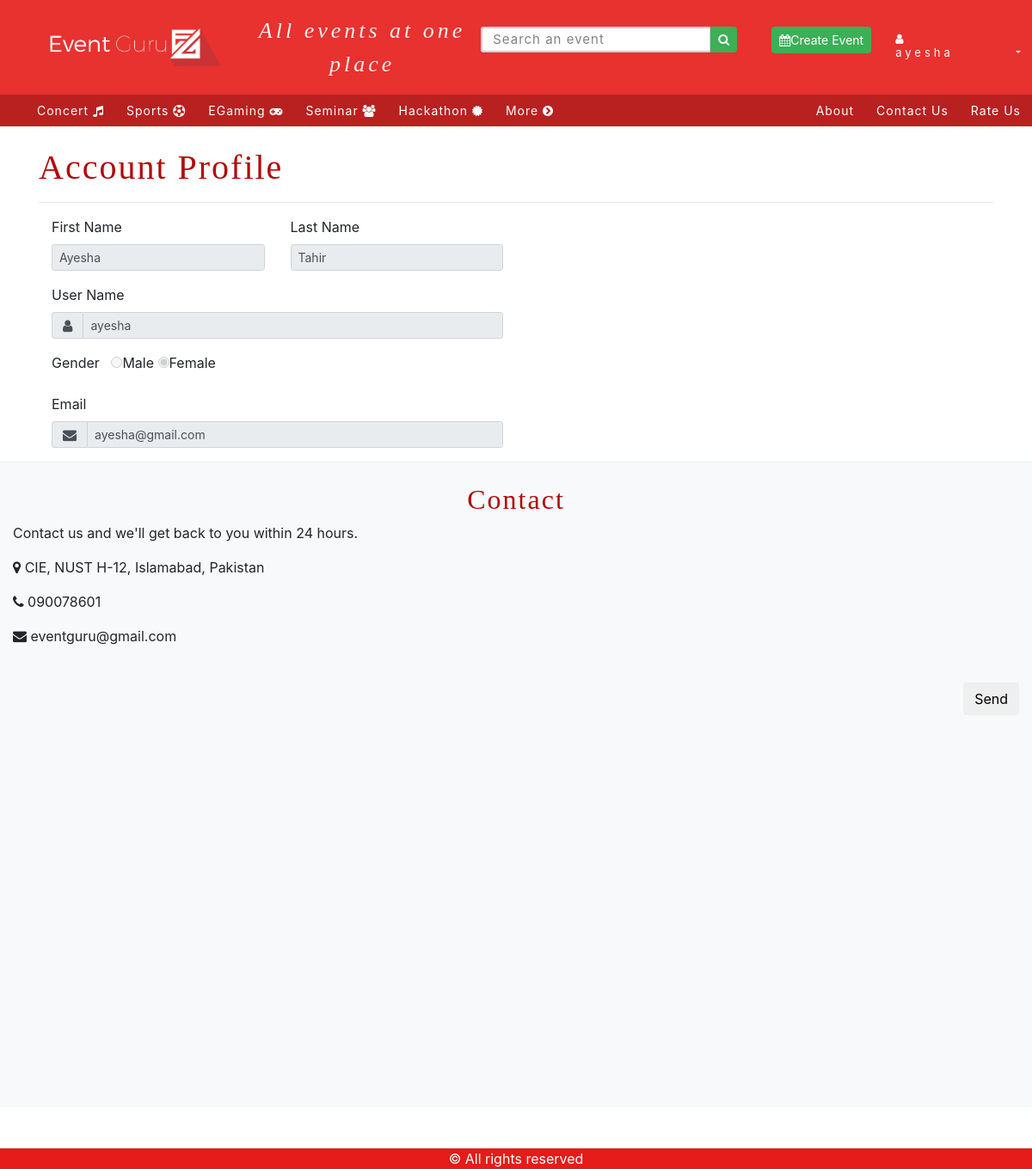
/profile.php (signed in), run on the app's committed database.
### tables this page shows
CREATE TABLE IF NOT EXISTS `Accounts` (
  `UserName` varchar(20) NOT NULL,
  `Password` varchar(255) NOT NULL,
  `FirstName` varchar(20) NOT NULL,
  `LastName` varchar(20) NOT NULL,
  `Gender` varchar(6) NOT NULL,
  `Email` varchar(40) NOT NULL,
  `IsAdmin` tinyint(1) NOT NULL DEFAULT '0',
  PRIMARY KEY (`UserName`)
);

### profile.php (the view, shortened to what this page needs)
<html>
<head>
    <link rel="stylesheet" href="bootstrap4/css/bootstrap.min.css" />
	<link rel="stylesheet" type="text/css" href="https://cdnjs.cloudflare.com/ajax/libs/font-awesome/4.7.0/css/font-awesome.min.css"/>
    <link rel="stylesheet" type="text/css" href="plugins/rateit.js-master/scripts/rateit.css"/>
	<link rel="stylesheet" type="text/css" href="css/profile.css"/>
</head>
<body>
	<?php
		$servername='localhost';
		$username='admin1';
		$password='admin1';
		$database='ravens_eventgru';
		$conn= mysqli_connect($servername,$username,$password,$database);
		$query="SELECT * FROM Accounts WHERE UserName = '".$_SESSION['username']."'";
		if($result=mysqli_query($conn,$query))
		{
			if(mysqli_num_rows($result)>0)
			{
			    $row=mysqli_fetch_assoc($result);
			    $username=$row["UserName"];
      			$Fname=$row["FirstName"];
      			$Lname=$row["LastName"];
      			$gender=$row["Gender"];
      			$email=$row["Email"];
	    	}
	    }
	?>
	<?php include "header.php"; ?>
	<div class="container">
		<br>
		<h1>Account Profile</h1>
		<hr>
		<div class="profile col-xs-12 col-md-6">
			<div class="row">
		        <div class="col-sm-12 col-md-6 form-group">
		        	<label for="sign-firstname">First Name</label>
		            <input class="form-control form-control-sm" id="sign-firstname" name="sign-firstname" placeholder="First Name" type="text" pattern="[a-zA-Z ']*" maxlength="30" value=<?php echo "'".$Fname."'"?> disabled required>
			    </div>
			    <div class="col-sm-12 col-md-6 form-group">
			    	<label for="sign-lastname">Last Name</label>
		            <input class="form-control form-control-sm" id="sign-lastname" name="sign-lastname" placeholder="Last Name" type="text" pattern="[a-zA-Z ']*" maxlength="30" value=<?php echo "'".$Lname."'"?> disabled required>
			    </div>
			</div>
			<div class="row">
				<div class="col-sm-12 form-group">
		        	<label for="sign-username">User Name</label>
		        	<div class="input-group">
					    <span class="input-group-addon"><i class="fa fa-user"></i></span>
					    <input class="form-control form-control-sm" id="sign-username" name="sign-username" placeholder="UserName (Letters, digits, hyphens, underscores allowed)" type="text" pattern="[a-zA-Z0-9-_]*" maxlength="30" required disabled value=<?php echo "'".$username."'"?><br/>
					</div>
				</div>
			</div>
			<div class="row">
			    <div class="col-sm-12 form-group">
			    	Gender&nbsp;&nbsp;
			    	<label class="radio-inline"><input type="radio" name="sign-gender" value="Male"  <?php if($gender=="Male") echo "checked"?> disabled required>Male</label>
					<label class="radio-inline"><input type="radio" name="sign-gender" value="Female" <?php if($gender=="Female") echo "checked"?> disabled>Female</label>
			    </div>
			</div>
			<div class="row">
			    <div class="col-sm-12 form-group">
			    	<label for="sign-email">Email</label>
			    	<div class="input-group">
					    <span class="input-group-addon"><i class="fa fa-envelope"></i></span>
					    <input class="form-control form-control-sm" id="sign-email" name="sign-email" placeholder="Email" type="email" value=<?php echo "'".$email."'"?> disabled required>
					</div>
			    </div>
			</div>
		</div>
	</div>
	<?php include "footer.php"; ?>
</body>
</html>

### css/profile.css (style rules this page uses)
h1 { font-family:"Cambria"; letter-spacing: 2px; color:#b20a0a; }

### data on the page
accounts: sign-firstname "Ayesha", sign-lastname "Tahir", sign-username "ayesha", Gender "☐ Male", Gender "☑ Female", sign-email "ayesha@gmail.com"

### other printed values
$_SESSION["username"] "ayesha"
